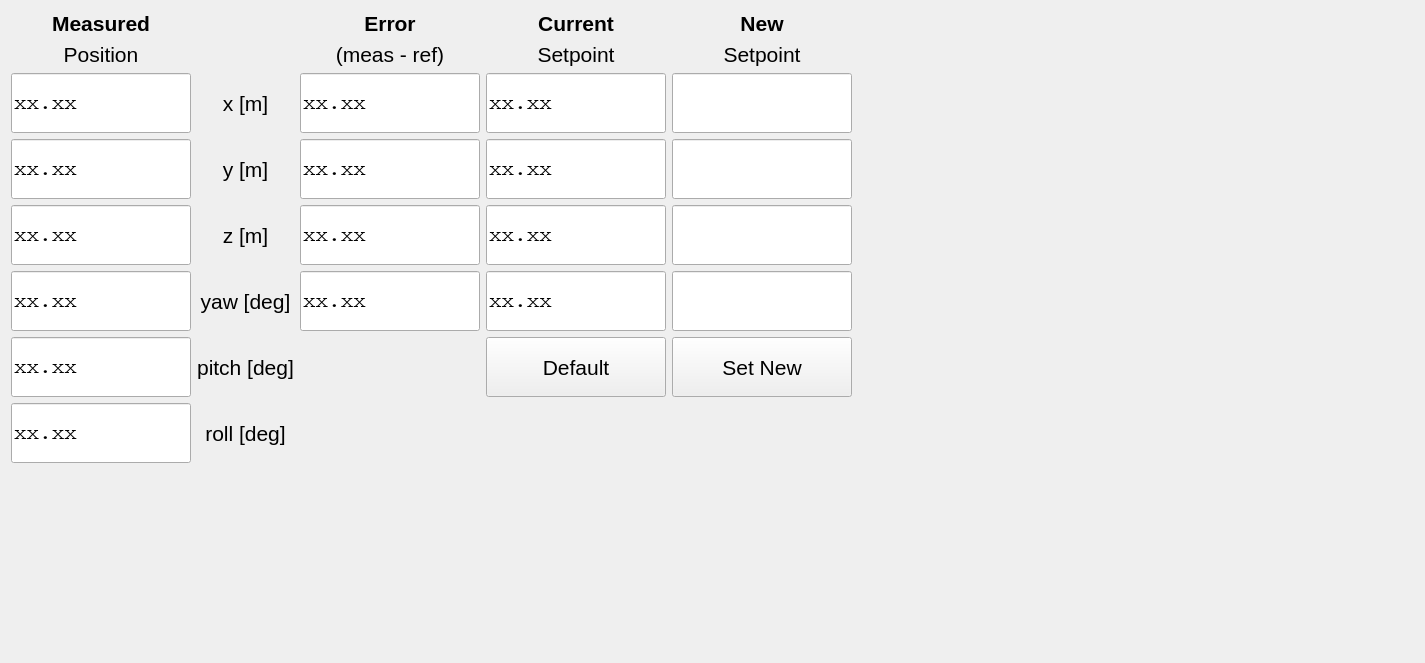
<?xml version="1.0" encoding="UTF-8"?>
<ui version="4.0">
 <class>SafeControllerTab</class>
 <widget class="QWidget" name="SafeControllerTab">
  <property name="geometry">
   <rect>
    <x>0</x>
    <y>0</y>
    <width>1425</width>
    <height>663</height>
   </rect>
  </property>
  <property name="font">
   <font>
    <pointsize>16</pointsize>
   </font>
  </property>
  <property name="windowTitle">
   <string>Form</string>
  </property>
  <layout class="QGridLayout" name="gridLayout">
   <item row="6" column="6">
    <widget class="QPushButton" name="set_setpoint_button">
     <property name="sizePolicy">
      <sizepolicy hsizetype="MinimumExpanding" vsizetype="MinimumExpanding">
       <horstretch>0</horstretch>
       <verstretch>0</verstretch>
      </sizepolicy>
     </property>
     <property name="maximumSize">
      <size>
       <width>180</width>
       <height>60</height>
      </size>
     </property>
     <property name="text">
      <string>Set New</string>
     </property>
    </widget>
   </item>
   <item row="2" column="5">
    <widget class="QLineEdit" name="lineEdit_setpoint_current_x">
     <property name="sizePolicy">
      <sizepolicy hsizetype="MinimumExpanding" vsizetype="MinimumExpanding">
       <horstretch>0</horstretch>
       <verstretch>0</verstretch>
      </sizepolicy>
     </property>
     <property name="maximumSize">
      <size>
       <width>180</width>
       <height>60</height>
      </size>
     </property>
     <property name="font">
      <font>
       <family>Courier</family>
      </font>
     </property>
     <property name="text">
      <string>xx.xx</string>
     </property>
     <property name="readOnly">
      <bool>true</bool>
     </property>
    </widget>
   </item>
   <item row="0" column="5">
    <widget class="QLabel" name="label_current_title">
     <property name="maximumSize">
      <size>
       <width>16777215</width>
       <height>50</height>
      </size>
     </property>
     <property name="font">
      <font>
       <weight>75</weight>
       <bold>true</bold>
      </font>
     </property>
     <property name="text">
      <string>Current</string>
     </property>
     <property name="alignment">
      <set>Qt::AlignCenter</set>
     </property>
    </widget>
   </item>
   <item row="5" column="3">
    <widget class="QLabel" name="label_row_yaw">
     <property name="sizePolicy">
      <sizepolicy hsizetype="Preferred" vsizetype="Preferred">
       <horstretch>0</horstretch>
       <verstretch>0</verstretch>
      </sizepolicy>
     </property>
     <property name="maximumSize">
      <size>
       <width>16777215</width>
       <height>60</height>
      </size>
     </property>
     <property name="text">
      <string>yaw [deg]</string>
     </property>
     <property name="alignment">
      <set>Qt::AlignCenter</set>
     </property>
    </widget>
   </item>
   <item row="4" column="3">
    <widget class="QLabel" name="label_row_z">
     <property name="sizePolicy">
      <sizepolicy hsizetype="Preferred" vsizetype="Preferred">
       <horstretch>0</horstretch>
       <verstretch>0</verstretch>
      </sizepolicy>
     </property>
     <property name="maximumSize">
      <size>
       <width>16777215</width>
       <height>60</height>
      </size>
     </property>
     <property name="text">
      <string>z [m]</string>
     </property>
     <property name="alignment">
      <set>Qt::AlignCenter</set>
     </property>
    </widget>
   </item>
   <item row="2" column="3">
    <widget class="QLabel" name="label_row_x">
     <property name="sizePolicy">
      <sizepolicy hsizetype="Preferred" vsizetype="Preferred">
       <horstretch>0</horstretch>
       <verstretch>0</verstretch>
      </sizepolicy>
     </property>
     <property name="maximumSize">
      <size>
       <width>16777215</width>
       <height>60</height>
      </size>
     </property>
     <property name="text">
      <string>x [m]</string>
     </property>
     <property name="alignment">
      <set>Qt::AlignCenter</set>
     </property>
    </widget>
   </item>
   <item row="6" column="3">
    <widget class="QLabel" name="label_row_pitch">
     <property name="sizePolicy">
      <sizepolicy hsizetype="Preferred" vsizetype="Preferred">
       <horstretch>0</horstretch>
       <verstretch>0</verstretch>
      </sizepolicy>
     </property>
     <property name="maximumSize">
      <size>
       <width>16777215</width>
       <height>60</height>
      </size>
     </property>
     <property name="text">
      <string>pitch [deg]</string>
     </property>
     <property name="alignment">
      <set>Qt::AlignCenter</set>
     </property>
    </widget>
   </item>
   <item row="7" column="3">
    <widget class="QLabel" name="label_row_roll">
     <property name="sizePolicy">
      <sizepolicy hsizetype="Preferred" vsizetype="Preferred">
       <horstretch>0</horstretch>
       <verstretch>0</verstretch>
      </sizepolicy>
     </property>
     <property name="maximumSize">
      <size>
       <width>16777215</width>
       <height>60</height>
      </size>
     </property>
     <property name="text">
      <string>roll [deg]</string>
     </property>
     <property name="alignment">
      <set>Qt::AlignCenter</set>
     </property>
    </widget>
   </item>
   <item row="5" column="1">
    <widget class="QLineEdit" name="lineEdit_measured_yaw">
     <property name="sizePolicy">
      <sizepolicy hsizetype="MinimumExpanding" vsizetype="MinimumExpanding">
       <horstretch>0</horstretch>
       <verstretch>0</verstretch>
      </sizepolicy>
     </property>
     <property name="maximumSize">
      <size>
       <width>180</width>
       <height>60</height>
      </size>
     </property>
     <property name="font">
      <font>
       <family>Courier</family>
      </font>
     </property>
     <property name="text">
      <string>xx.xx</string>
     </property>
     <property name="readOnly">
      <bool>true</bool>
     </property>
    </widget>
   </item>
   <item row="7" column="1">
    <widget class="QLineEdit" name="lineEdit_measured_roll">
     <property name="sizePolicy">
      <sizepolicy hsizetype="MinimumExpanding" vsizetype="MinimumExpanding">
       <horstretch>0</horstretch>
       <verstretch>0</verstretch>
      </sizepolicy>
     </property>
     <property name="maximumSize">
      <size>
       <width>180</width>
       <height>60</height>
      </size>
     </property>
     <property name="font">
      <font>
       <family>Courier</family>
      </font>
     </property>
     <property name="text">
      <string>xx.xx</string>
     </property>
     <property name="readOnly">
      <bool>true</bool>
     </property>
    </widget>
   </item>
   <item row="0" column="1">
    <widget class="QLabel" name="label_measured_title">
     <property name="sizePolicy">
      <sizepolicy hsizetype="Preferred" vsizetype="Preferred">
       <horstretch>0</horstretch>
       <verstretch>0</verstretch>
      </sizepolicy>
     </property>
     <property name="maximumSize">
      <size>
       <width>16777215</width>
       <height>50</height>
      </size>
     </property>
     <property name="font">
      <font>
       <weight>75</weight>
       <bold>true</bold>
      </font>
     </property>
     <property name="text">
      <string>Measured</string>
     </property>
     <property name="alignment">
      <set>Qt::AlignCenter</set>
     </property>
    </widget>
   </item>
   <item row="8" column="1">
    <spacer name="verticalSpacer">
     <property name="orientation">
      <enum>Qt::Vertical</enum>
     </property>
     <property name="sizeHint" stdset="0">
      <size>
       <width>20</width>
       <height>40</height>
      </size>
     </property>
    </spacer>
   </item>
   <item row="6" column="1">
    <widget class="QLineEdit" name="lineEdit_measured_pitch">
     <property name="sizePolicy">
      <sizepolicy hsizetype="MinimumExpanding" vsizetype="MinimumExpanding">
       <horstretch>0</horstretch>
       <verstretch>0</verstretch>
      </sizepolicy>
     </property>
     <property name="maximumSize">
      <size>
       <width>180</width>
       <height>60</height>
      </size>
     </property>
     <property name="font">
      <font>
       <family>Courier</family>
      </font>
     </property>
     <property name="text">
      <string>xx.xx</string>
     </property>
     <property name="readOnly">
      <bool>true</bool>
     </property>
    </widget>
   </item>
   <item row="4" column="1">
    <widget class="QLineEdit" name="lineEdit_measured_z">
     <property name="sizePolicy">
      <sizepolicy hsizetype="MinimumExpanding" vsizetype="MinimumExpanding">
       <horstretch>0</horstretch>
       <verstretch>0</verstretch>
      </sizepolicy>
     </property>
     <property name="maximumSize">
      <size>
       <width>180</width>
       <height>60</height>
      </size>
     </property>
     <property name="font">
      <font>
       <family>Courier</family>
      </font>
     </property>
     <property name="text">
      <string>xx.xx</string>
     </property>
     <property name="readOnly">
      <bool>true</bool>
     </property>
    </widget>
   </item>
   <item row="2" column="1">
    <widget class="QLineEdit" name="lineEdit_measured_x">
     <property name="sizePolicy">
      <sizepolicy hsizetype="MinimumExpanding" vsizetype="MinimumExpanding">
       <horstretch>0</horstretch>
       <verstretch>0</verstretch>
      </sizepolicy>
     </property>
     <property name="maximumSize">
      <size>
       <width>180</width>
       <height>60</height>
      </size>
     </property>
     <property name="font">
      <font>
       <family>Courier</family>
      </font>
     </property>
     <property name="autoFillBackground">
      <bool>false</bool>
     </property>
     <property name="text">
      <string>xx.xx</string>
     </property>
     <property name="readOnly">
      <bool>true</bool>
     </property>
    </widget>
   </item>
   <item row="3" column="1">
    <widget class="QLineEdit" name="lineEdit_measured_y">
     <property name="sizePolicy">
      <sizepolicy hsizetype="MinimumExpanding" vsizetype="MinimumExpanding">
       <horstretch>0</horstretch>
       <verstretch>0</verstretch>
      </sizepolicy>
     </property>
     <property name="maximumSize">
      <size>
       <width>180</width>
       <height>60</height>
      </size>
     </property>
     <property name="font">
      <font>
       <family>Courier</family>
      </font>
     </property>
     <property name="text">
      <string>xx.xx</string>
     </property>
     <property name="readOnly">
      <bool>true</bool>
     </property>
    </widget>
   </item>
   <item row="5" column="4">
    <widget class="QLineEdit" name="lineEdit_error_yaw">
     <property name="sizePolicy">
      <sizepolicy hsizetype="MinimumExpanding" vsizetype="MinimumExpanding">
       <horstretch>0</horstretch>
       <verstretch>0</verstretch>
      </sizepolicy>
     </property>
     <property name="maximumSize">
      <size>
       <width>180</width>
       <height>60</height>
      </size>
     </property>
     <property name="font">
      <font>
       <family>Courier</family>
      </font>
     </property>
     <property name="text">
      <string>xx.xx</string>
     </property>
     <property name="readOnly">
      <bool>true</bool>
     </property>
    </widget>
   </item>
   <item row="4" column="4">
    <widget class="QLineEdit" name="lineEdit_error_z">
     <property name="sizePolicy">
      <sizepolicy hsizetype="MinimumExpanding" vsizetype="MinimumExpanding">
       <horstretch>0</horstretch>
       <verstretch>0</verstretch>
      </sizepolicy>
     </property>
     <property name="maximumSize">
      <size>
       <width>180</width>
       <height>60</height>
      </size>
     </property>
     <property name="font">
      <font>
       <family>Courier</family>
      </font>
     </property>
     <property name="text">
      <string>xx.xx</string>
     </property>
     <property name="readOnly">
      <bool>true</bool>
     </property>
    </widget>
   </item>
   <item row="6" column="5">
    <widget class="QPushButton" name="default_setpoint_button">
     <property name="sizePolicy">
      <sizepolicy hsizetype="MinimumExpanding" vsizetype="MinimumExpanding">
       <horstretch>0</horstretch>
       <verstretch>0</verstretch>
      </sizepolicy>
     </property>
     <property name="maximumSize">
      <size>
       <width>180</width>
       <height>60</height>
      </size>
     </property>
     <property name="text">
      <string>Default</string>
     </property>
    </widget>
   </item>
   <item row="2" column="7">
    <spacer name="horizontalSpacer">
     <property name="orientation">
      <enum>Qt::Horizontal</enum>
     </property>
     <property name="sizeHint" stdset="0">
      <size>
       <width>40</width>
       <height>20</height>
      </size>
     </property>
    </spacer>
   </item>
   <item row="2" column="4">
    <widget class="QLineEdit" name="lineEdit_error_x">
     <property name="enabled">
      <bool>true</bool>
     </property>
     <property name="sizePolicy">
      <sizepolicy hsizetype="MinimumExpanding" vsizetype="MinimumExpanding">
       <horstretch>0</horstretch>
       <verstretch>0</verstretch>
      </sizepolicy>
     </property>
     <property name="maximumSize">
      <size>
       <width>180</width>
       <height>60</height>
      </size>
     </property>
     <property name="font">
      <font>
       <family>Courier</family>
      </font>
     </property>
     <property name="text">
      <string>xx.xx</string>
     </property>
     <property name="readOnly">
      <bool>true</bool>
     </property>
    </widget>
   </item>
   <item row="2" column="6">
    <widget class="QLineEdit" name="lineEdit_setpoint_new_x">
     <property name="sizePolicy">
      <sizepolicy hsizetype="MinimumExpanding" vsizetype="MinimumExpanding">
       <horstretch>0</horstretch>
       <verstretch>0</verstretch>
      </sizepolicy>
     </property>
     <property name="maximumSize">
      <size>
       <width>180</width>
       <height>60</height>
      </size>
     </property>
     <property name="font">
      <font>
       <family>Courier</family>
      </font>
     </property>
    </widget>
   </item>
   <item row="0" column="6">
    <widget class="QLabel" name="label_new_title">
     <property name="maximumSize">
      <size>
       <width>16777215</width>
       <height>50</height>
      </size>
     </property>
     <property name="font">
      <font>
       <weight>75</weight>
       <bold>true</bold>
      </font>
     </property>
     <property name="text">
      <string>New</string>
     </property>
     <property name="alignment">
      <set>Qt::AlignCenter</set>
     </property>
    </widget>
   </item>
   <item row="3" column="3">
    <widget class="QLabel" name="label_row_y">
     <property name="sizePolicy">
      <sizepolicy hsizetype="Preferred" vsizetype="Preferred">
       <horstretch>0</horstretch>
       <verstretch>0</verstretch>
      </sizepolicy>
     </property>
     <property name="maximumSize">
      <size>
       <width>16777215</width>
       <height>60</height>
      </size>
     </property>
     <property name="text">
      <string>y [m]</string>
     </property>
     <property name="alignment">
      <set>Qt::AlignCenter</set>
     </property>
    </widget>
   </item>
   <item row="5" column="6">
    <widget class="QLineEdit" name="lineEdit_setpoint_new_yaw">
     <property name="sizePolicy">
      <sizepolicy hsizetype="MinimumExpanding" vsizetype="MinimumExpanding">
       <horstretch>0</horstretch>
       <verstretch>0</verstretch>
      </sizepolicy>
     </property>
     <property name="maximumSize">
      <size>
       <width>180</width>
       <height>60</height>
      </size>
     </property>
     <property name="font">
      <font>
       <family>Courier</family>
      </font>
     </property>
    </widget>
   </item>
   <item row="4" column="5">
    <widget class="QLineEdit" name="lineEdit_setpoint_current_z">
     <property name="sizePolicy">
      <sizepolicy hsizetype="MinimumExpanding" vsizetype="MinimumExpanding">
       <horstretch>0</horstretch>
       <verstretch>0</verstretch>
      </sizepolicy>
     </property>
     <property name="maximumSize">
      <size>
       <width>180</width>
       <height>60</height>
      </size>
     </property>
     <property name="font">
      <font>
       <family>Courier</family>
      </font>
     </property>
     <property name="text">
      <string>xx.xx</string>
     </property>
     <property name="readOnly">
      <bool>true</bool>
     </property>
    </widget>
   </item>
   <item row="0" column="4">
    <widget class="QLabel" name="label_error_title">
     <property name="maximumSize">
      <size>
       <width>16777215</width>
       <height>50</height>
      </size>
     </property>
     <property name="font">
      <font>
       <weight>75</weight>
       <bold>true</bold>
      </font>
     </property>
     <property name="text">
      <string>Error</string>
     </property>
     <property name="alignment">
      <set>Qt::AlignCenter</set>
     </property>
    </widget>
   </item>
   <item row="3" column="5">
    <widget class="QLineEdit" name="lineEdit_setpoint_current_y">
     <property name="sizePolicy">
      <sizepolicy hsizetype="MinimumExpanding" vsizetype="MinimumExpanding">
       <horstretch>0</horstretch>
       <verstretch>0</verstretch>
      </sizepolicy>
     </property>
     <property name="maximumSize">
      <size>
       <width>180</width>
       <height>60</height>
      </size>
     </property>
     <property name="font">
      <font>
       <family>Courier</family>
      </font>
     </property>
     <property name="text">
      <string>xx.xx</string>
     </property>
     <property name="readOnly">
      <bool>true</bool>
     </property>
    </widget>
   </item>
   <item row="3" column="4">
    <widget class="QLineEdit" name="lineEdit_error_y">
     <property name="sizePolicy">
      <sizepolicy hsizetype="MinimumExpanding" vsizetype="MinimumExpanding">
       <horstretch>0</horstretch>
       <verstretch>0</verstretch>
      </sizepolicy>
     </property>
     <property name="maximumSize">
      <size>
       <width>180</width>
       <height>60</height>
      </size>
     </property>
     <property name="font">
      <font>
       <family>Courier</family>
      </font>
     </property>
     <property name="text">
      <string>xx.xx</string>
     </property>
     <property name="readOnly">
      <bool>true</bool>
     </property>
    </widget>
   </item>
   <item row="3" column="6">
    <widget class="QLineEdit" name="lineEdit_setpoint_new_y">
     <property name="sizePolicy">
      <sizepolicy hsizetype="MinimumExpanding" vsizetype="MinimumExpanding">
       <horstretch>0</horstretch>
       <verstretch>0</verstretch>
      </sizepolicy>
     </property>
     <property name="maximumSize">
      <size>
       <width>180</width>
       <height>60</height>
      </size>
     </property>
     <property name="font">
      <font>
       <family>Courier</family>
      </font>
     </property>
    </widget>
   </item>
   <item row="4" column="6">
    <widget class="QLineEdit" name="lineEdit_setpoint_new_z">
     <property name="sizePolicy">
      <sizepolicy hsizetype="MinimumExpanding" vsizetype="MinimumExpanding">
       <horstretch>0</horstretch>
       <verstretch>0</verstretch>
      </sizepolicy>
     </property>
     <property name="maximumSize">
      <size>
       <width>180</width>
       <height>60</height>
      </size>
     </property>
     <property name="font">
      <font>
       <family>Courier</family>
      </font>
     </property>
    </widget>
   </item>
   <item row="5" column="5">
    <widget class="QLineEdit" name="lineEdit_setpoint_current_yaw">
     <property name="sizePolicy">
      <sizepolicy hsizetype="MinimumExpanding" vsizetype="MinimumExpanding">
       <horstretch>0</horstretch>
       <verstretch>0</verstretch>
      </sizepolicy>
     </property>
     <property name="maximumSize">
      <size>
       <width>180</width>
       <height>60</height>
      </size>
     </property>
     <property name="font">
      <font>
       <family>Courier</family>
      </font>
     </property>
     <property name="text">
      <string>xx.xx</string>
     </property>
     <property name="readOnly">
      <bool>true</bool>
     </property>
    </widget>
   </item>
   <item row="1" column="1">
    <widget class="QLabel" name="label_measured_title_line2">
     <property name="maximumSize">
      <size>
       <width>16777215</width>
       <height>50</height>
      </size>
     </property>
     <property name="text">
      <string>Position</string>
     </property>
     <property name="alignment">
      <set>Qt::AlignCenter</set>
     </property>
    </widget>
   </item>
   <item row="1" column="4">
    <widget class="QLabel" name="label_error_title_line2">
     <property name="maximumSize">
      <size>
       <width>16777215</width>
       <height>50</height>
      </size>
     </property>
     <property name="text">
      <string>(meas - ref)</string>
     </property>
     <property name="alignment">
      <set>Qt::AlignCenter</set>
     </property>
    </widget>
   </item>
   <item row="1" column="5">
    <widget class="QLabel" name="label_current_title_line2">
     <property name="maximumSize">
      <size>
       <width>16777215</width>
       <height>50</height>
      </size>
     </property>
     <property name="text">
      <string>Setpoint</string>
     </property>
     <property name="alignment">
      <set>Qt::AlignCenter</set>
     </property>
    </widget>
   </item>
   <item row="1" column="6">
    <widget class="QLabel" name="label_new_title_line2">
     <property name="maximumSize">
      <size>
       <width>16777215</width>
       <height>50</height>
      </size>
     </property>
     <property name="text">
      <string>Setpoint</string>
     </property>
     <property name="alignment">
      <set>Qt::AlignCenter</set>
     </property>
    </widget>
   </item>
  </layout>
 </widget>
 <resources/>
 <connections/>
</ui>
